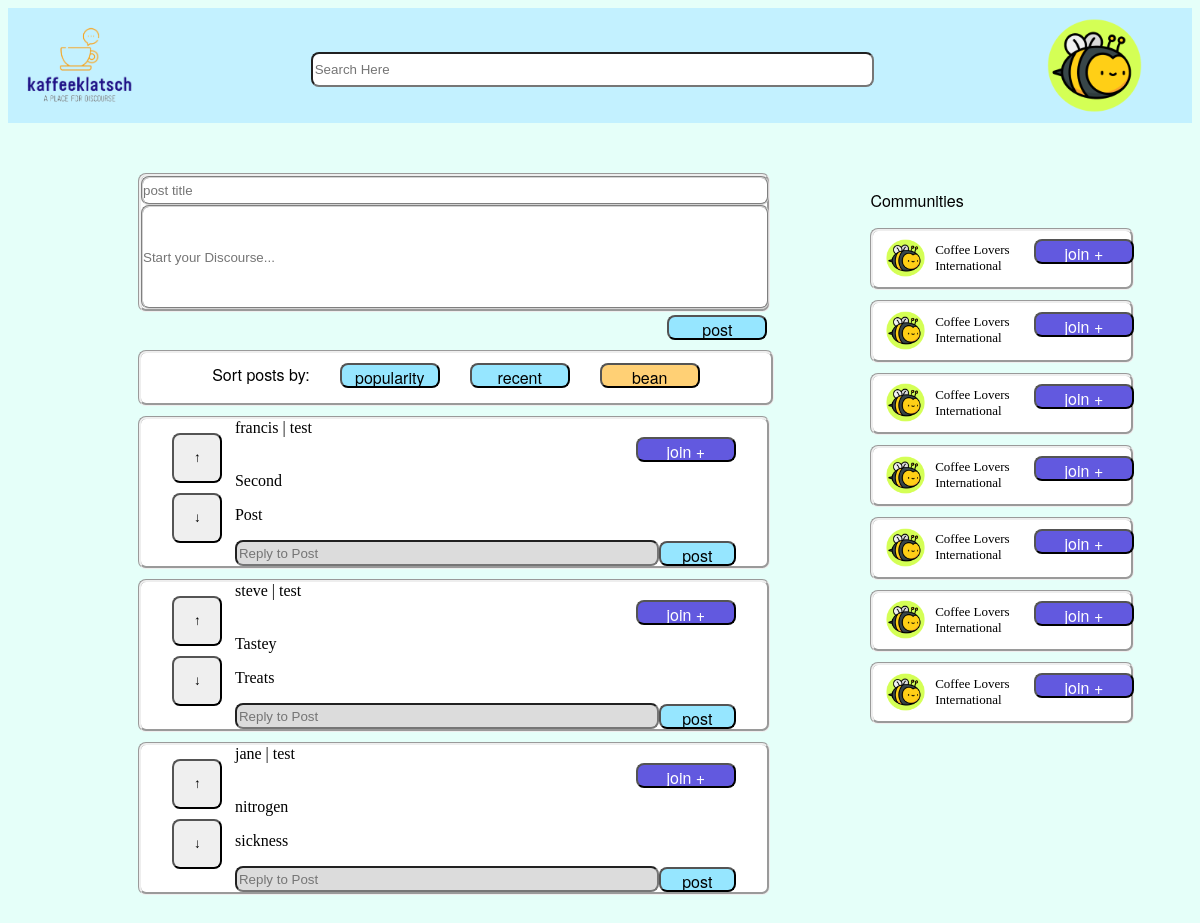
Page /feed (signed in) on the committed database.
### kaffeeklatsch/models/models.py (models this page shows, shortened)
class Post(db.Model):
    title = db.Column(db.Text, nullable=False)
    content = db.Column(db.Text, nullable=False)
    posting_user = db.Column(db.Text, db.ForeignKey('user_access.username'), nullable=False)
    posted_date = db.Column(db.DateTime, nullable=False)
    community = db.Column(db.Text, nullable=False)
    UUID = db.Column(db.Integer, nullable=False, primary_key=True, unique=True)

class Community(db.Model):
    community_id = db.Column(db.Integer, nullable=False, primary_key=True)
    community_name = db.Column(db.Text, nullable=False)
    community_tagline = db.Column(db.Text, nullable=True)
    community_content = db.Column(db.Text, nullable=True)

### kaffeeklatsch/routes.py (the view)
@app.route('/feed', methods=['GET', 'POST'])
def feed():
    if (current_user.is_authenticated == False):
      return redirect(url_for('login'))
    sortPostForm = SortPostForm()
    replyForm = ReplyForm()
    makePostForm = MakePostForm()
    communityPainForm = CommunityPainForm()
    communityInfo = Community.query.filter_by(community_id=2).first()
    posts = Post.query.all()
    postHandler = PostHandler()
    replyHandler = ReplyHandler()
    if makePostForm.validate_on_submit():
      print("form input is validated")
      inputTitle = request.form['postTitle']
      inputContent = request.form['postContent']
      inputUsername = current_user.username
      inputCommunity = "Test Community" # Will need to be updated with ability to pull relevant community
      postHandler.post(inputTitle, inputContent, inputUsername, inputCommunity)
      return redirect(url_for('feed'))
    else:
      print("you're stuff still isnt workin (post)")
    if replyForm.validate_on_submit():
      print("Reply form input is validated")
      inputContent = request.form['replyContent']
      inputUsername = current_user.username
      retrievedPostId = int(request.form['index'])
      originalPostFilter = filter(lambda post: post.UUID == retrievedPostId, posts)
      originalPostList = list(originalPostFilter)
      originalPost = originalPostList.pop()
      print(f'original post id: ', retrievedPostId)
      print(f'original post: ', originalPost)
      inputOriginalPostID = retrievedPostId
      replyHandler.reply(inputOriginalPostID, inputContent, inputUsername)
      return redirect(url_for('feed'))
    else:
      print("reply you're stuff still isnt workin (reply)")
    return render_template('feed.html', makePostForm=makePostForm, sortPostForm=sortPostForm, replyForm=replyForm, communityPainForm=communityPainForm, communityInfo=communityInfo, posts=posts)

### kaffeeklatsch/forms/SortPostForm.py
class SortPostForm(FlaskForm):
    popularity = SubmitField('popularity')
    recent = SubmitField('recent')
    bean = SubmitField('bean')

### kaffeeklatsch/forms/ReplyForm.py
class ReplyForm(FlaskForm):
    post = SubmitField('post')
    join = SubmitField('join +')
    replyContent = StringField('reply', validators=[DataRequired(), Length(min=1, max=250)], render_kw={"placeholder": "Reply to Post"})
    upArrow = SubmitField('↑')
    downArrow = SubmitField('↓')

### kaffeeklatsch/models/models.py (called while the page is built)
@login_manager.user_loader
def load_user(username):
    return User.query.get(username)

### kaffeeklatsch/templates/feed.html
{% extends 'base.html' %}
{% import 'make_post.html' as makePostTemplate %}
{% import 'sort_post.html' as sortPostTemplate %}
{% import 'post_reply.html' as post_reply %}
{% import 'random_component2.html'as rando_component2 %}
{% block addedCSS %}
<link rel="stylesheet" href="{{ url_for('static', filename='css/feed.css') }}" />
{% endblock %}
{% block search %}
<div class="search-container" id="search-container">
    <input id="search-input" type="search" id="form1" class="form-control" placeholder="Search Here"/>
</div>
{% endblock %}
{% block avatar %}
<a href="/profilepage"><img class="avatar" src="{{ url_for('static', filename='assets/imagefiles/Profile/bee_avatar.png') }}" /></a>
{% endblock %}
{% block body %}
<div class="page">
    <div class="content-view">
        <div class="post-pane">
            <div>
                {{ makePostTemplate.make_post(makePostForm) }}
                {{ sortPostTemplate.sort_post(sortPostForm) }}
            </div>
            {% for post in posts %}
                {{ post_reply.post_reply(replyForm, post) }}
            {% endfor %}
        </div>
        <div class="community-pain">
            <p class="community-label">Communities</p>
            {{ rando_component2.second_thing(communityInfo, communityPainForm) }}
            {{ rando_component2.second_thing(communityInfo, communityPainForm) }}
            {{ rando_component2.second_thing(communityInfo, communityPainForm) }}
            {{ rando_component2.second_thing(communityInfo, communityPainForm) }}
            {{ rando_component2.second_thing(communityInfo, communityPainForm) }}
            {{ rando_component2.second_thing(communityInfo, communityPainForm) }}
            {{ rando_component2.second_thing(communityInfo, communityPainForm) }}
        </div>
    </div>
</div>
{% endblock %}

### kaffeeklatsch/templates/post_reply.html
{% macro post_reply(replyForm, postObject) %}
{% import 'post.html' as replyTemplate %}
<div>
    {{ replyTemplate.post(replyForm, postObject) }}
</div>
{% endmacro %}

### kaffeeklatsch/templates/post.html (shortened to what this page needs)
{% macro post(replyForm, postObject) %}
<link rel="stylesheet" href="{{ url_for('static', filename='css/post.css') }}" />
<div class="post-wrapper">
    <div class="vote-panel">
        {{ replyForm.upArrow(class="vote-button button") }}
        {{ replyForm.downArrow(class="vote-button button") }}
    </div>
    <div class="post-panel">
        <div class="post-panel__top-line">
            <span class="owner-name">{{ postObject.posting_user }}</span> | <span class="community-content">{{ postObject.community }}</span>
            {{ replyForm.join(class="button-style-a post-panel__join-button") }}
        </div>
        <div class="post-panel__title-line">
            <span class="post-title">{{ postObject.title }}</span>
        </div>
        <div class="post-panel__post-content">
            <p class="post-content">{{ postObject.content }}</p>
        </div>
        <form action="" method="POST">
            <div class="post-panel__reply-line">
                {{ replyForm.replyContent(class="reply-content") }}
                {{ replyForm.post(class="button-style-b make-button") }}
            </div>
        </form>
    </div>
</div>
{% endmacro %}

### kaffeeklatsch/templates/community_pain.html
{% macro community_pain(communityInfo, communityPainForm) %}
<link rel="stylesheet" href="{{ url_for('static', filename='css/community-pain.css') }}" />
<div class="community-pain-wrapper">
    <img class="avatar community-image" src="{{ url_for('static', filename='assets/imagefiles/Profile/bee_avatar.png') }}" >
    <span class="community-title">{{ communityInfo.community_name}}</span>
    <span>{{ communityPainForm.join(class="button-style-a community-button") }} </span>
</div>
{% endmacro %}

### kaffeeklatsch/static/css/globalstylesheet.css (style rules this page uses)
body { background-color: #E5FFF9 }
.avatar { height: 100%; float: right; margin-right: 50px; }
.page { margin: 0px; height: 100vh; padding-top: 50px; }
.button-style-a { width: 100px; height: 25px; top: 225px; border-radius: 8px; background-color: #6259df; font-family: "Helvetica Neue", "Arial", sans-serif; font-size: medium; color: white; }
.button-style-b { width: 100px; height: 25px; top: 225px; border-radius: 8px; background-color: #96E6FF; font-family: "Helvetica Neue", "Arial", sans-serif; font-size: medium; color: black; margin-left: 30px; }
.button-style-bean { width: 100px; height: 25px; top: 225px; border-radius: 8px; background-color: #FFD075; font-family: "Helvetica Neue", "Arial", sans-serif; font-size: medium; color: black; margin-left: 30px; }

### kaffeeklatsch/static/css/forms.css (style rules this page uses)
input { margin-bottom: 10px; border-radius: 8px; height: 25px; width: 230px; }

### kaffeeklatsch/static/css/feed.css (style rules this page uses)
.content-view { display: flex; }
.post-pane { display: inline-block; width: 60%; }
.community-pain { display: inline-block; background-color: #E5FFF9; margin-left: 100px; width: 25%; height: 500px; }
#search-container { display: inline-block; text-align: center; width: 60%; height: 80%; padding-top: 10px; }
#search-input { background-color: white; width: 80%; height: 45%; }
.community-label { font-family: "Helvetica Neue", "Arial", sans-serif; font-size: medium; }

### kaffeeklatsch/static/css/sort_post.css (style rules this page uses)
#postContent { left: 10px; }

### kaffeeklatsch/static/css/make_post.css (style rules this page uses)
.make-post-wrapper .post-title { display: block; width: 99.6%; border-style: groove; border-color: lightgrey; margin: 0; padding: 0; }
.make-post-wrapper .post-content { display: block; width: 99.6%; border-style: groove; border-color: lightgrey; margin: 0; padding: 0; height: 100px; }
.make-post-wrapper .make-button { float: right; margin-top: 1%; }

### kaffeeklatsch/static/css/post.css (style rules this page uses)
.post-wrapper { background-color: white; border-style: groove; border-radius: 8px; display: flex; justify-content: center; align-items: center; margin-bottom: 10px; }
.post-wrapper .vote-panel input { width: 50px; height: 50px; }
.post-wrapper .vote-panel { align-items: center; display: inline-block; width: 10%; }
.post-wrapper .vote-panel .vote-button { display: block; }
.post-wrapper .post-panel { display: inline-block; width: 80%; background-color: white; }
.post-panel .post-panel__reply-line { display: flex; justify-content: center; align-items: center; }
.post-panel .post-panel__join-button { margin-left: 80%; }
.post-wrapper .post-panel #replyContent { width: 500px; margin: auto; }
.post-wrapper .post-panel #post { width: 90px; margin: auto; }
.post-panel__top-line { background-color: white; }
#replyContent { width: 80%; height: 20px; top: 470px; left: 150px; background-color: gainsboro; }

### kaffeeklatsch/static/css/community-pain.css (style rules this page uses)
.community-pain-wrapper { background-color: white; display: inline-flex; border-radius: 8px; border-style: groove; align-items: center; font-size: small; padding-bottom: 10px; margin-bottom: 10px; }
.community-pain-wrapper .community-image { margin-left: 5%; margin-right: 2%; margin-top: 3%; height: 15%; width: 15%; }
.community-pain-wrapper .community-title { margin-left: 2%; margin-top: 3%; }
.community-pain-wrapper .community-button { margin-top: 5%; margin-left: 3%; margin-right: 2%; }

### rows in the picture
Post: posting_user "francis", community "test", title "Second", content "Post"
Post: posting_user "steve", community "test", title "Tastey", content "Treats"
Post: posting_user "jane", community "test", title "nitrogen", content "sickness"
Community: community_name "Coffee Lovers International Coffee Lovers International Coffee Lovers International Coffee Lovers International Coffee Lovers International Coffee Lovers International Coffee Lovers International"
